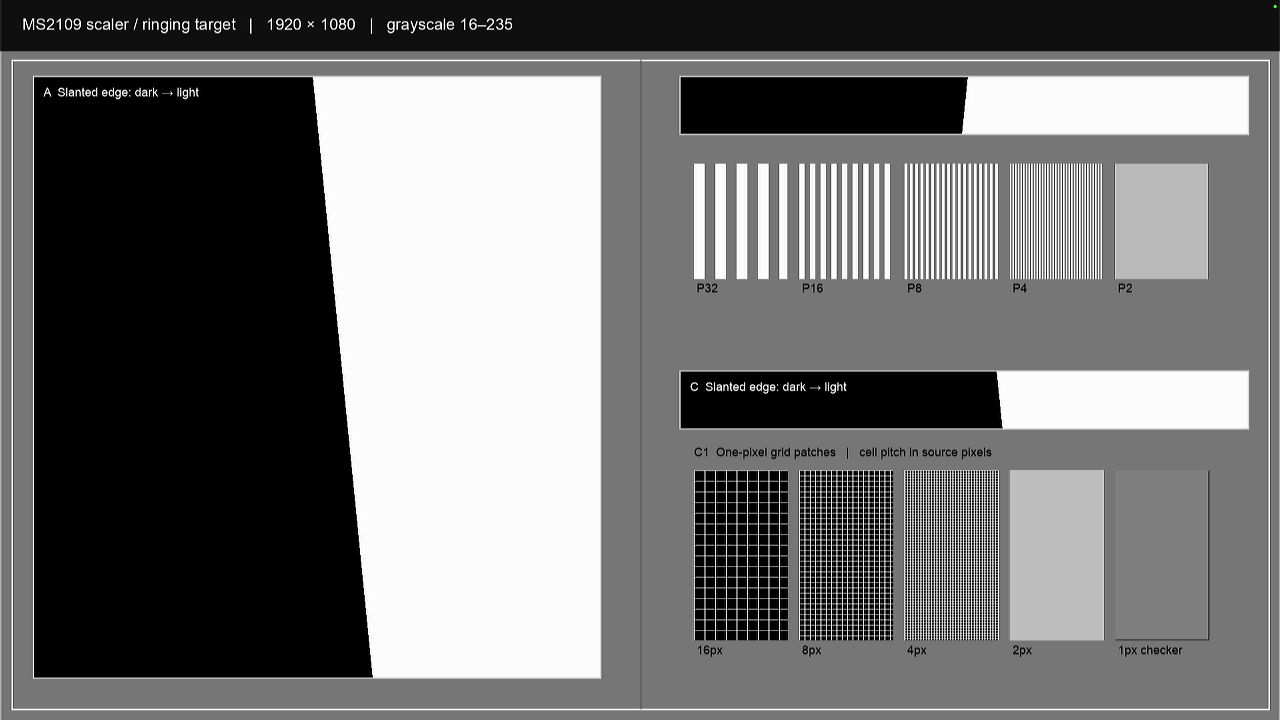
#> input picture artifacts/scaler-f9a0/grid-01/fe84-7a-720.png, 1280 x 720 px, found by its file name; the run also reads 3 pictures not shown here
$ python analyze_fe84_scale_probe.py
#> lines starting #> are read from the running program, lines starting #| are printed output that depends on the picture
#!/usr/bin/env python3
"""Compare repeated and perturbed FE84 chart captures at 1280x720."""
import json
import hashlib
from pathlib import Path

import numpy as np
from PIL import Image


ROOT = Path("artifacts/scaler-f9a0/grid-01")
FRAMES = {
    "7a": ROOT / "fe84-7a-720.png",
    "7a_repeat": ROOT / "fe84-7a-repeat-720.png",
    "7b": ROOT / "fe84-7b-720.png",
    "80": ROOT / "fe84-80-720.png",
}


def load(path):
    rgb = np.asarray(Image.open(path).convert("RGB"), dtype=np.int32)
    y = (77 * rgb[..., 0] + 150 * rgb[..., 1] + 29 * rgb[..., 2]) >> 8
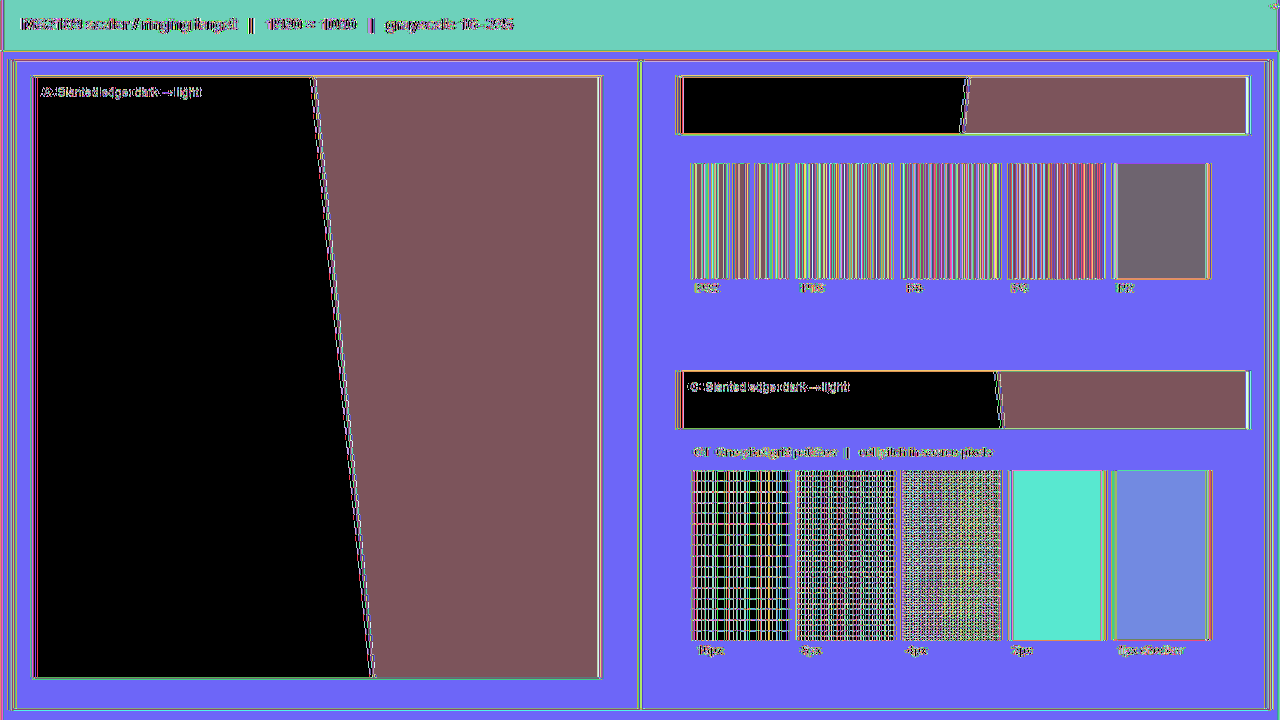
#> y: shape (720, 1280) int32; 225 distinct labels, from 0 to 255; one colour per label, 0 black
    return rgb, y


def contrast(frame, start_x, period):
    # The capture is 1280x720 for a 1920x1080 source, nominally 2/3 scale.
    scale = 1280 / 1920
    x0 = int(np.ceil((start_x + 3) * scale))
    x1 = int(np.floor((start_x + 137) * scale))
    y0, y1 = 173, 266
    x = np.arange(x0, x1)
    source_x = (x + 0.5) / scale
    stripe = (((source_x - start_x) // max(1, period // 2)) % 2) == 0
    roi = frame[y0:y1, x0:x1].astype(float)
    white = float(roi[:, stripe].mean())
    gray = float(roi[:, ~stripe].mean())
    return {
        "white_line_mean": round(white, 3),
        "gray_gap_mean": round(gray, 3),
        "michelson_contrast": round((white - gray) / (white + gray), 6),
    }


def main():
    loaded = {key: load(path) for key, path in FRAMES.items()}
#> in load (call 3), `y = (77 * rgb[..., 0] + 150 * rgb[..., 1] + 29 * rgb[..., 2]) >> 8`:
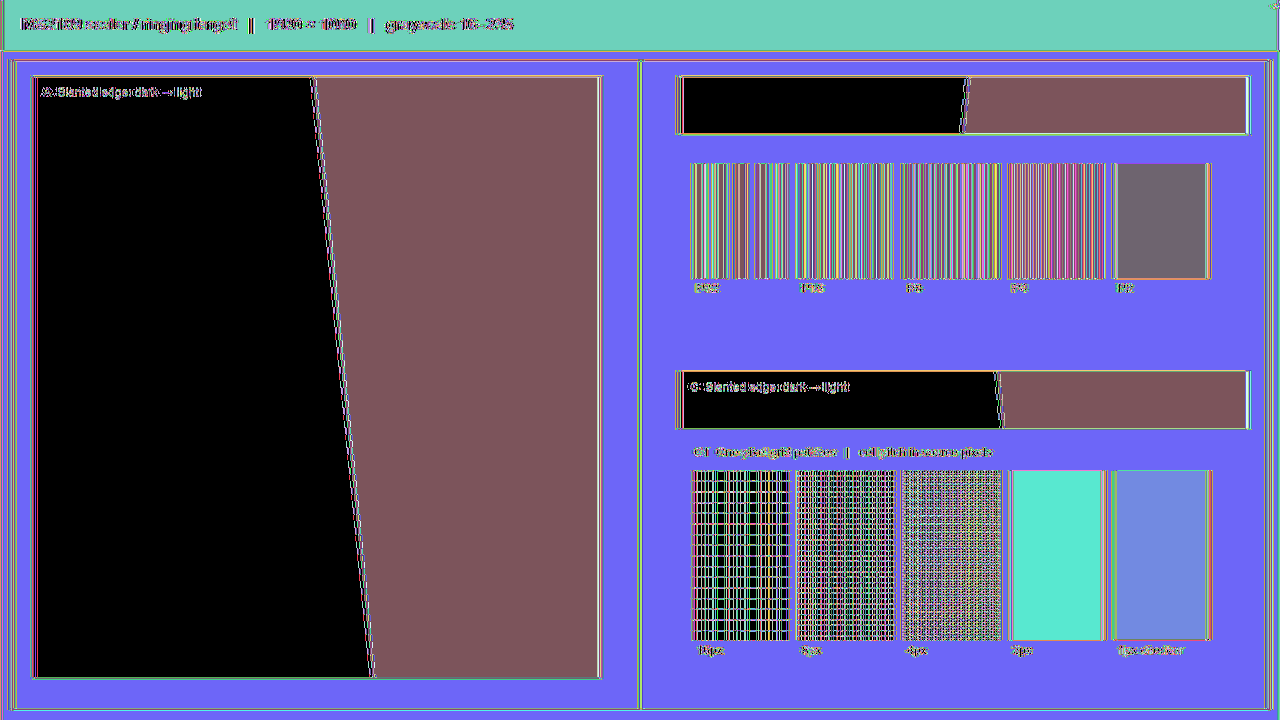
#> y: shape (720, 1280) int32; 226 distinct labels, from 0 to 255; one colour per label, 0 black
#> in load (call 4), `y = (77 * rgb[..., 0] + 150 * rgb[..., 1] + 29 * rgb[..., 2]) >> 8`:
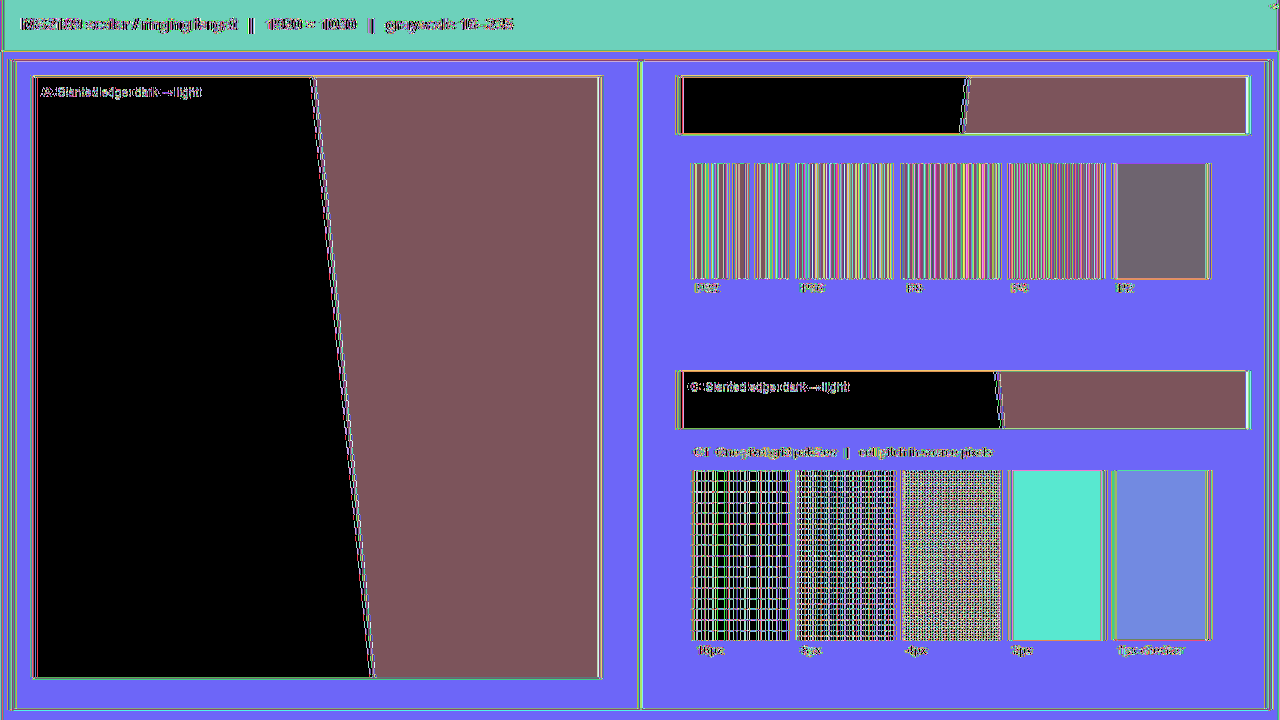
#> y: shape (720, 1280) int32; 222 distinct labels, from 0 to 255; one colour per label, 0 black
#> loaded = 4 items
    rgb = {key: value[0] for key, value in loaded.items()}
#> rgb = 4 items
    y = {key: value[1] for key, value in loaded.items()}
#> y = 4 items
    results = {"capture_size": [1280, 720], "baseline_repeat_identical":
               hashlib.sha256(rgb["7a"].tobytes()).digest()
               == hashlib.sha256(rgb["7a_repeat"].tobytes()).digest(),
               "comparisons": {}}

    for candidate in ("7b", "80"):
        delta = np.abs(rgb["7a"].astype(np.int16) - rgb[candidate].astype(np.int16))
        results["comparisons"][candidate] = {
            "changed_pixels": int(np.any(delta > 0, axis=2).sum()),
            "mean_abs_rgb_delta": round(float(delta.mean()), 6),
            "max_abs_rgb_delta": int(delta.max()),
            "stripes": [],
        }
        for index, period in enumerate((32, 16, 8, 4, 2)):
            start = 1040 + index * 158
            baseline = contrast(y["7a"], start, period)
            changed = contrast(y[candidate], start, period)
            results["comparisons"][candidate]["stripes"].append({
                "source_period_px": period,
                "baseline_7a": baseline,
                "candidate": changed,
                "delta_michelson": round(
                    changed["michelson_contrast"] - baseline["michelson_contrast"], 6
                ),
            })
#> this loop made 2 passes
#> pass 1, in main, `delta = np.abs(rgb["7a"].astype(np.int16) - rgb[candidate].astype(np.i..`:
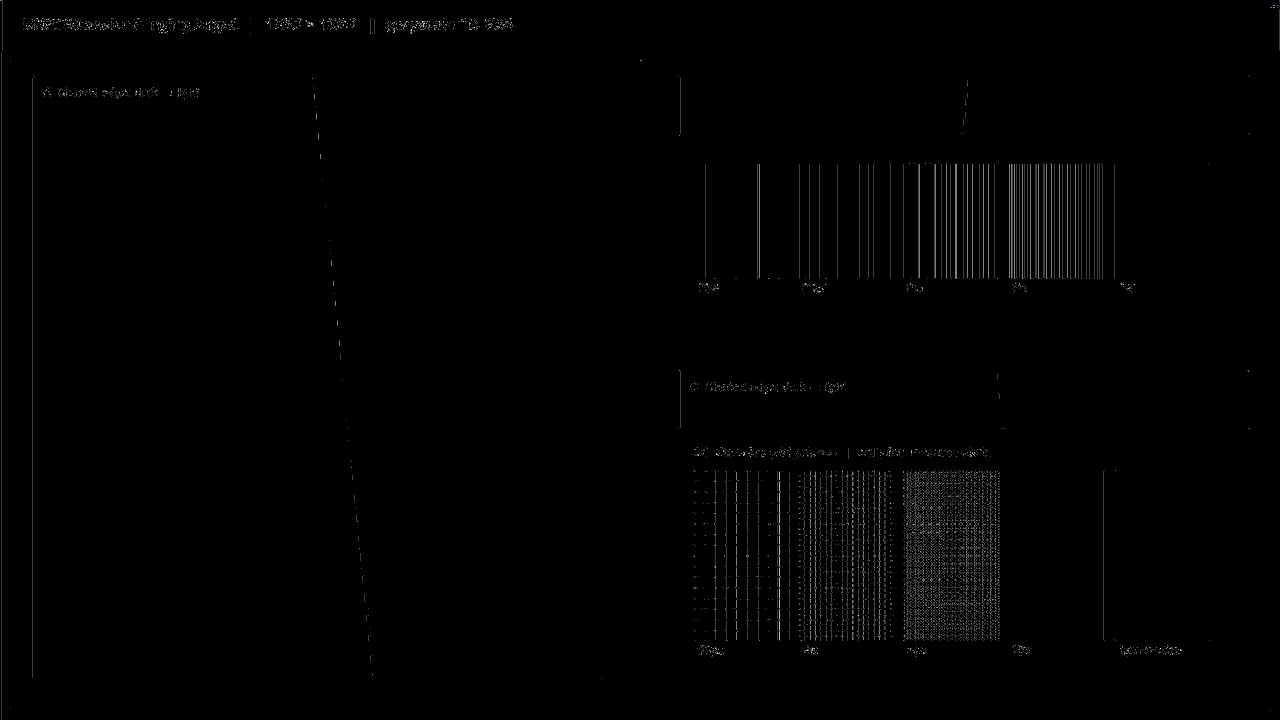
#> delta: shape (720, 1280, 3) int16; mean of channels 0, 1, 2 0.0304, 0.0304, 0.0304; drawn with min black and max white
#> pass 1, in contrast, `roi = frame[y0:y1, x0:x1].astype(float)`:
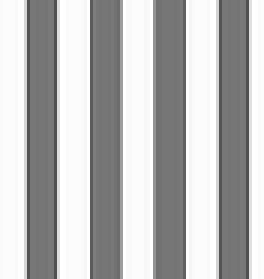
#> roi: shape (93, 88) float64 (shown 3 times larger); min 80, max 255, mean 184.8
#> pass 1, in contrast (call 3), `roi = frame[y0:y1, x0:x1].astype(float)`:
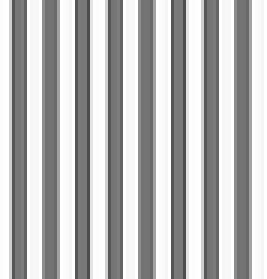
#> roi: shape (93, 89) float64 (shown 3 times larger); min 77, max 255, mean 183.7
#> after the loop, results = 3 items

    # Detect integer-pixel movement of the A slanted edge.
    edges = {}
    for name in ("7b", "80"):
        deltas = []
        for row in range(85, 650):
            x0 = int(round(312 + 0.1 * (row - 75)))
            crossings = []
            for state in ("7a", name):
                profile = y[state][row, x0 - 25:x0 + 26]
                indices = np.flatnonzero(profile >= 126)
                crossings.append(x0 - 25 + int(indices[0]) if len(indices) else np.nan)
            deltas.append(crossings[1] - crossings[0])
        edges[name] = {
            "mean_crossing_shift_px": round(float(np.nanmean(deltas)), 4),
            "p95_absolute_crossing_shift_px": round(
                float(np.nanquantile(np.abs(deltas), 0.95)), 4
            ),
        }
#> after the loop, edges = 2 items
    results["edge_a_crossing_shift"] = edges
    results["interpretation_limit"] = (
        "FE84 effects are observed in the end-to-end capture. Repeated 7A frames "
        "are identical, but the captures do not prove the internal scaler architecture."
    )
    output = ROOT / "fe84-spatial-response.json"
    output.write_text(json.dumps(results, indent=2) + "\n")
    print(json.dumps(results, indent=2))
#> (printed output is left out)


if __name__ == "__main__":
    main()
